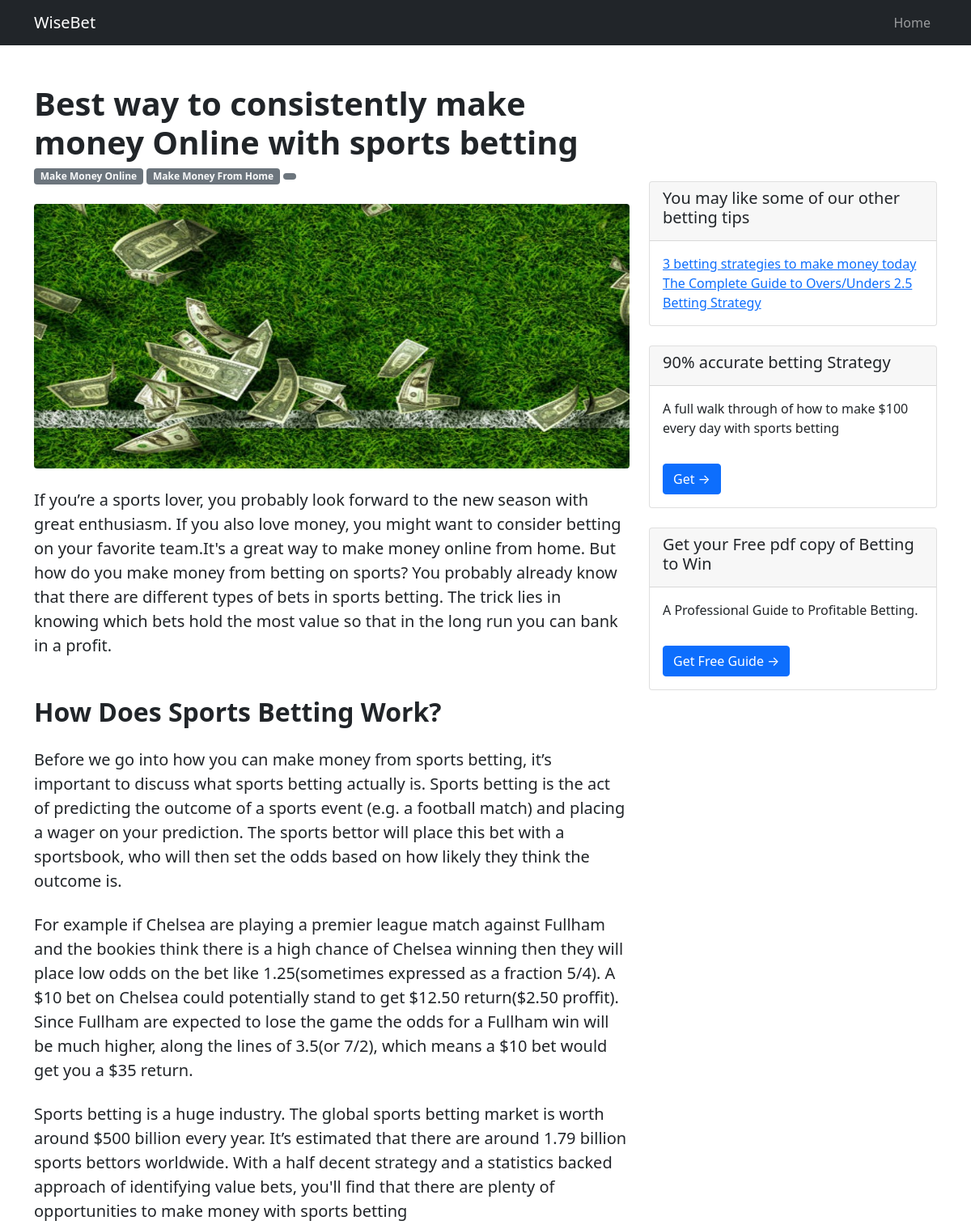
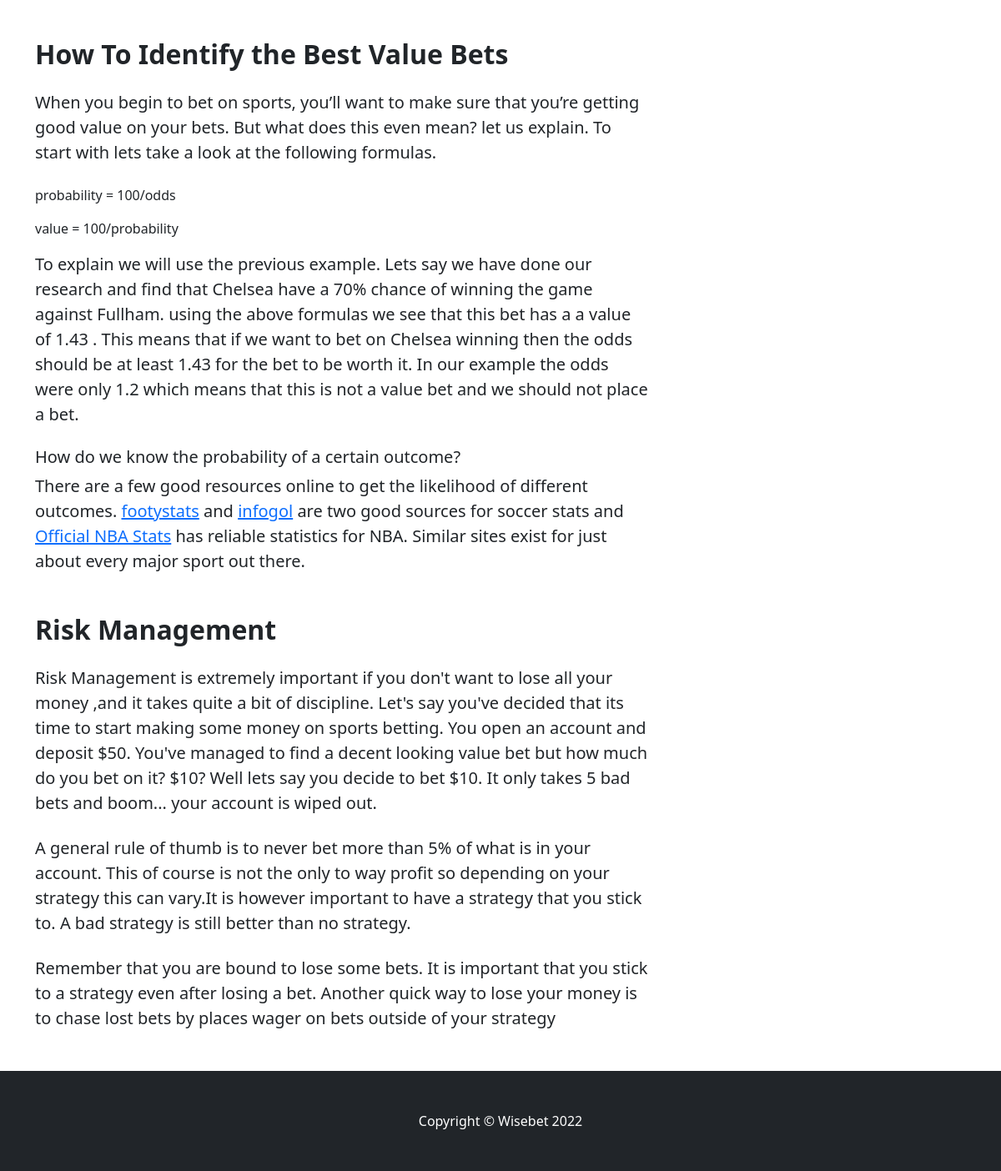
Page /best-way-to-make-money-with-sports-betting on the committed database (2 pictures, top to bottom).
### blog/models.py (models this page shows, shortened)
class articles(models.Model):
    name = models.CharField('Article Name', max_length=120)
    url = models.CharField(max_length=120)

class affiliate(models.Model):
    name = models.CharField('Product Name', max_length=120)
    description = models.TextField(blank=True)
    url = models.URLField()

class promotions(models.Model):
    name = models.CharField('promotion', max_length=120)
    description = models.CharField('promotion description', max_length=250)
    url = models.CharField(max_length=120)

### blog/views.py (the view)
# urls.py: path('best-way-to-make-money-with-sports-betting', views.make_money_with_sports_betting, name='make_money_with_sports_betting'),
def make_money_with_sports_betting(request):
    title = "Best way to consistently make money Online with sports betting"
    promotion = promotions.objects.all()
    ad_list = affiliate.objects.all()
    article_list = articles.objects.exclude(name=title)
    return render(request, 'make_money_betting.html', {"title": title,
                                                       "ad_list": ad_list,
                                                       "article_list": article_list,
                                                       "promotion": promotion,})

### blog/templates/make_money_betting.html (shortened to what this page needs)
{% extends 'bases/post_base.html' %}
{% load static %}
{% block title %}
    {{ title }}
{% endblock %}
{% block tag1 %}
Make Money Online
{% endblock %}
{% block tag2 %}
Make Money From Home
{% endblock %}
{% block more_articles %}
    <div class="card mb-4">
        <div class="card-header"><h5>You may like some of our other betting tips</h5></div>
        <div class="card-body">
            <div class="row">
                    <ul class="list-unstyled mb-0">
                        {% for article in article_list %}
                        <li><a href={{ article.url }}>{{ article.name }}</a></li>
                        {% endfor %}
                    </ul>
            </div>
        </div>
    </div>
{% endblock %}
{% block ads %}
{% for ad in ad_list %}
<div class="card mb-4">
    <div class="card-header"> <h5>{{ ad.name }}</h5></div>
    <div class="card-body">{{ ad.description }} </div>
    <div class="card-body"> <a class="btn btn-primary" href={{ ad.url }}>Get →</a></div>
</div>
{% endfor %}
{% for promo in promotion %}
<div class="card mb-4">
    <div class="card-header"><h5> {{ promo.name }}</h5></div>
    <div class="card-body">{{ promo.description }} </div>
   <div class="card-body"> <a class="btn btn-primary" href="landing-page">Get Free Guide →</a></div>
</div>
{% endfor %}
{% endblock %}
{% block image %}
<figure class="mb-4"><img class="img-fluid rounded" src='{% static "blog/assets/money_field.jpg" %}' alt="..." /></figure>
{% endblock %}
{% block article %}
    <p class="fs-5 mb-4">If you’re a sports lover, you probably look forward to the new season with great
        enthusiasm. If you also love money, you might want to consider betting on your favorite team.It's a great way to make money
        online from home. But
        how do you make money from betting on sports?
        You probably already know that there are different types of bets in sports betting. The trick lies
        in knowing which bets hold the most value so that in the long run you can bank in a profit.</p>
    <h2 class="fw-bolder mb-4 mt-5">How Does Sports Betting Work?</h2>
    <p class="fs-5 mb-4">Before we go into how you can make money from sports betting, it’s important to
        discuss what sports betting actually is. Sports betting is the act of predicting the outcome of
        a sports event (e.g. a football match) and placing a wager on your prediction. The sports bettor
        will place this bet with a sportsbook, who will then set the odds based on how likely they think
        the outcome is.</p>
        <p class="fs-5 mb-4">For example if Chelsea are playing a premier league match against Fullham
        and the bookies think there is a high chance of Chelsea winning then they will place low odds on the
        bet like 1.25(sometimes expressed as a fraction 5/4). A $10 bet on Chelsea could potentially stand to get $12.50 return($2.50 proffit).
        Since Fullham are expected to lose the game the odds for a Fullham win will be much higher, along the lines of
        3.5(or 7/2), which means a $10 bet would get you a $35 return.
        <p class="fs-5 mb-4"> Sports betting is a
        huge industry. The global sports betting market is worth around $500 billion every year. It’s
        estimated that there are around 1.79 billion sports bettors worldwide. With a half decent strategy and
        a statistics backed approach of identifying value bets, you'll find that there are plenty of opportunities
        to make money with sports betting
        </p>
    <h2 class="fw-bolder mb-4 mt-5">How To Identify the Best Value Bets</h2>
    <p class="fs-5 mb-4">When you begin to bet on sports, you’ll want to make sure that you’re getting good value
        on your bets. But what does this even mean? let us explain. To start with lets take a look at the following
        formulas. </p>
    <p>probability = 100/odds</p>
    <p>value = 100/probability</p>
<p class="fs-5 mb-4">To explain we will use the previous example. Lets say we have done our research and find that
Chelsea have a 70% chance of winning the game against Fullham. using the above formulas we see that this bet has a
a value of 1.43 . This means that if we want to bet on Chelsea winning then the odds should be at least 1.43 for the bet to be worth it.
In our example the odds were only 1.2 which means that this is not a value bet and we should not place a bet.
<h5>How do we know the probability of a certain outcome?</h5>
<p class="fs-5 mb-4">There are a few good resources online to get the likelihood of different outcomes. <a href="https://footystats.org/">footystats</a> and
    <a href="https://www.infogol.net/en">infogol</a> are two good sources for soccer stats and  <a href="https://www.nba.com/stats">Official NBA Stats</a> has reliable statistics
for NBA. Similar sites exist for just about every major sport out there.  </p>
    <h2 class="fw-bolder mb-4 mt-5">Risk Management</h2>
    <p class="fs-5 mb-4">Risk Management is extremely important if you don't want to lose all your money
        ,and it takes quite a bit of discipline. Let's say you've decided that its time
    to start making some money on sports betting. You open an account and deposit $50.
        You've managed to find a decent looking value bet but how much do you bet on it? $10? Well lets say you decide
    to bet $10. It only takes 5 bad bets and boom... your account is wiped out.</p>
    <p class="fs-5 mb-4">A general rule of thumb is to never bet more than 5% of what is in your account.
    This of course is not the only to way profit so depending on your strategy this can vary.It is however important
        to have a strategy that you stick to. A bad strategy is still better than no strategy. </p>
    <p class="fs-5 mb-4">Remember that you are bound to lose some bets. It is important that you stick to a strategy
    even after losing a bet. Another quick way to lose your money is to chase lost bets by places wager on bets outside
    of your strategy</p>
{% endblock %}

### rows in the picture
articles: name "3 betting strategies to make money today"
articles: name "The Complete Guide to Overs/Unders 2.5 Betting Strategy"
affiliate: name "90% accurate betting Strategy", description "A full walk through of how to make $100 every day with sports betting"
promotions: name "Get your Free pdf copy of Betting to Win", description "A Professional Guide to Profitable Betting."

### other values in the picture
{{ title }} "Best way to consistently make money Online with sports betting"
